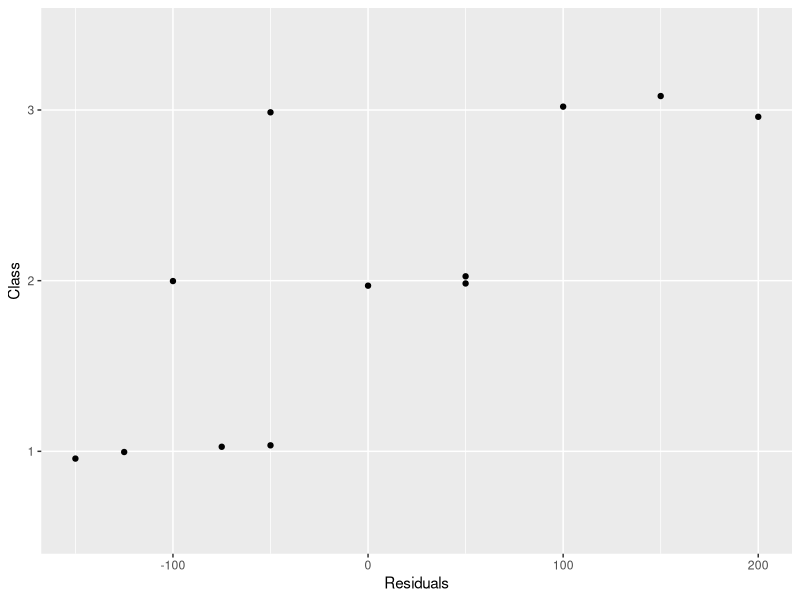
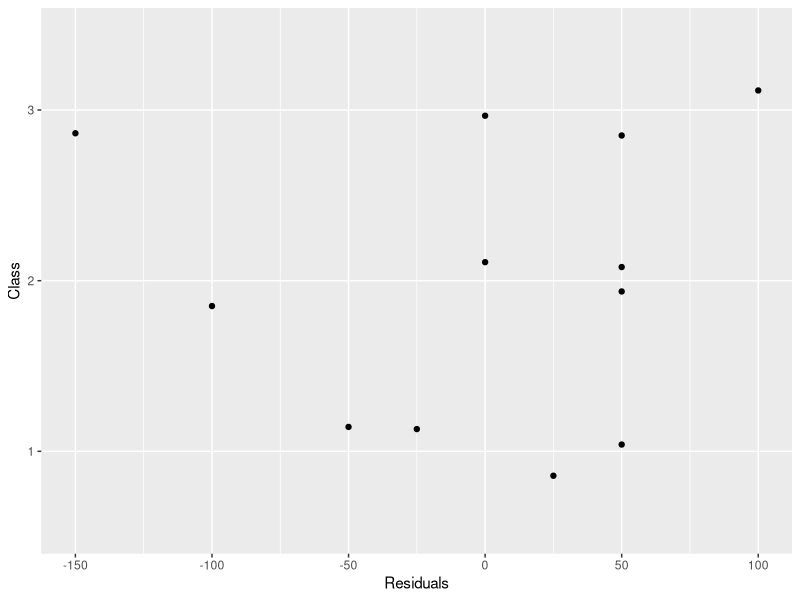
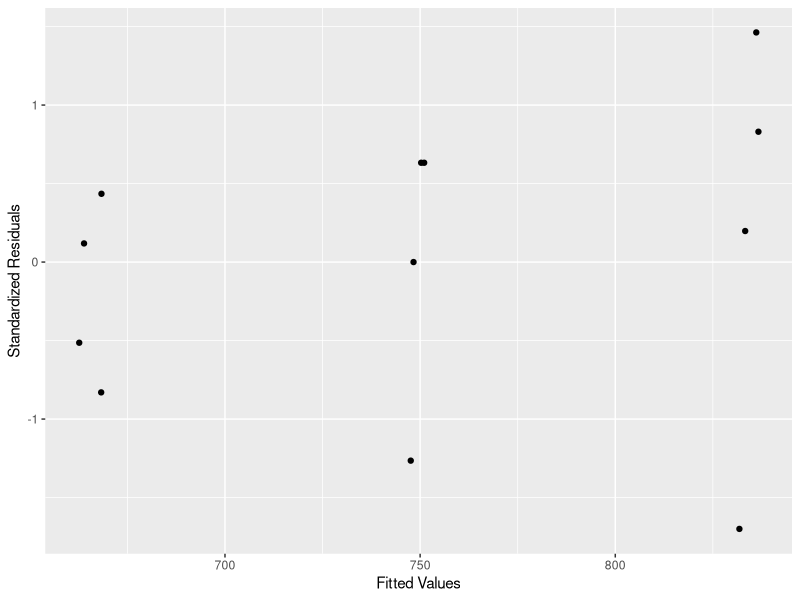
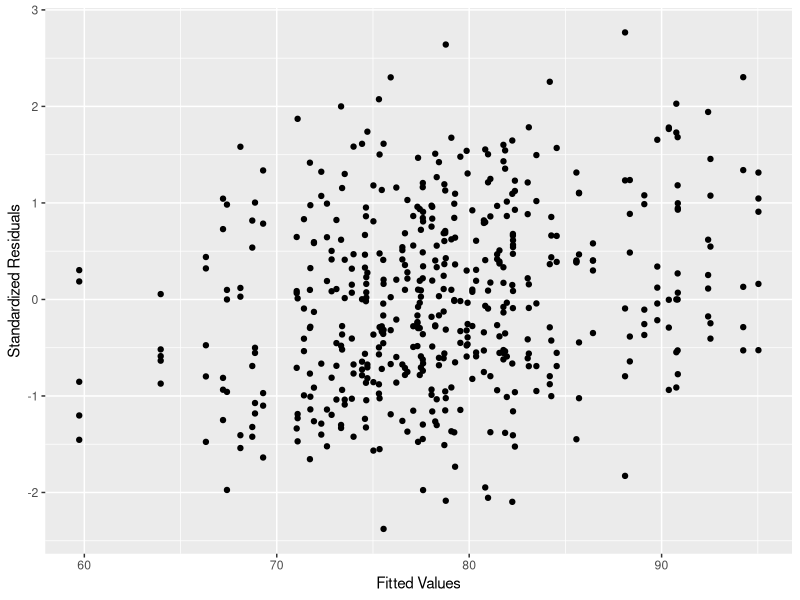
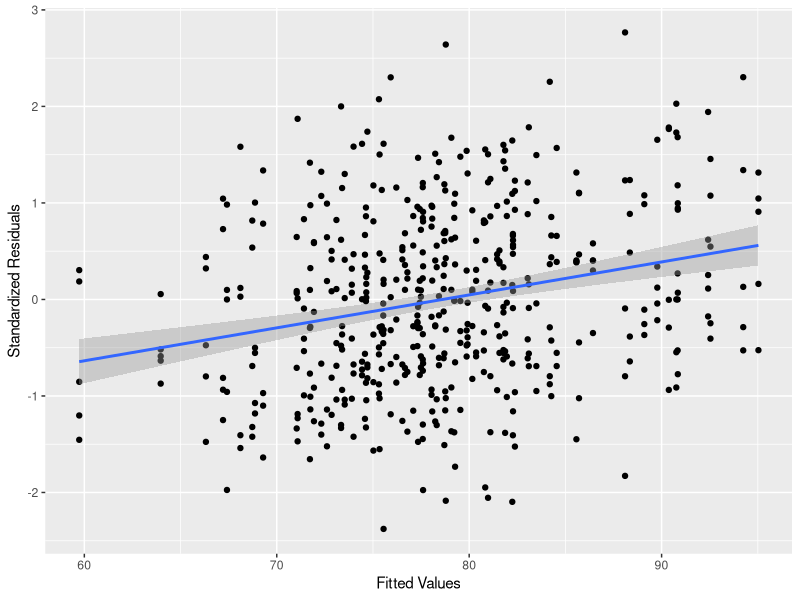
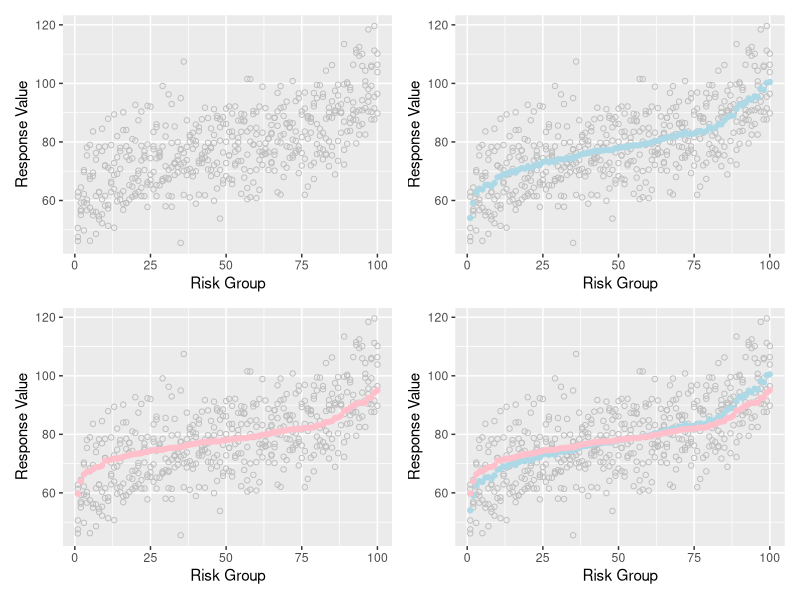
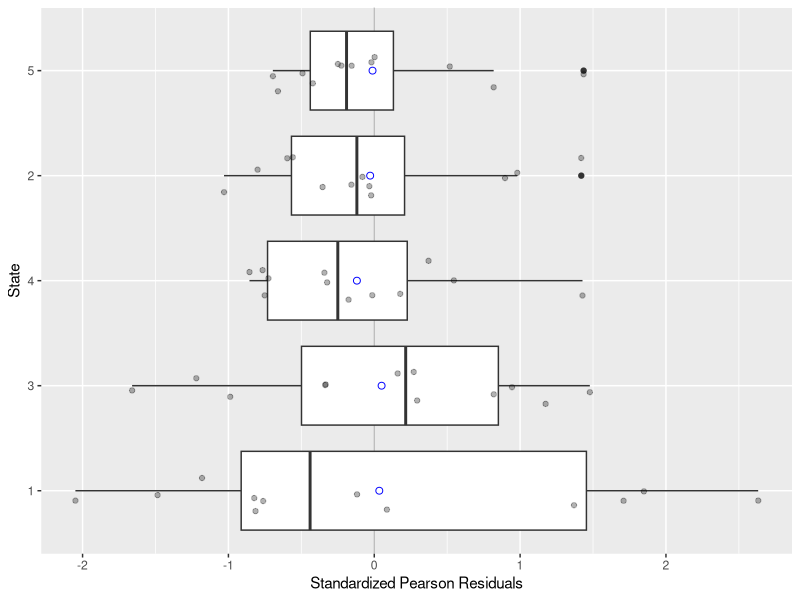
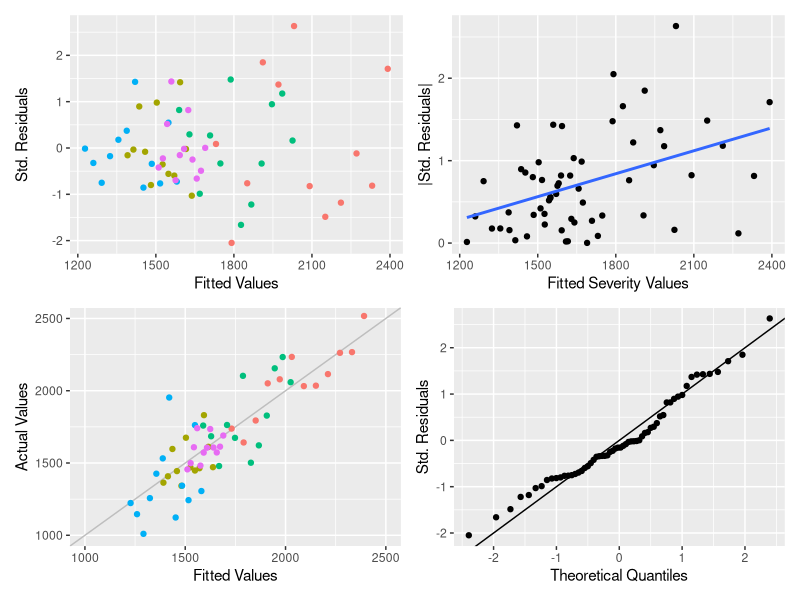

Reproduce these figures in R, in order.
## ---- chunk 1
#| include: false

library(tidyverse)
library(patchwork)
library(lme4)
library(mvtnorm)
## ---- chunk 2
dta <- tibble(class = factor(rep(1:3, each = 4),
                             levels = 1:3),
              time = rep(1:4, times = 3),
              value = c(625, 675, 600, 700,
                        750, 800, 650, 800,
                        900, 700, 850, 950))
## ---- chunk 3
BB.null.lm <- lm(value ~ 1,
                 data = dta)
(sBB.null.lm <- summary(BB.null.lm))
## ---- chunk 4
#| echo: true

dta$res.null <- resid(BB.null.lm)
## ---- chunk 5
#| label: fig-BB-null-ols-residuals
#| fig-cap: "Ordinary least squares residuals for the balanced B&uuml;hlmann example data. Note that the residuals for class #1 all have the same sign and nearly all points for class #3 also have the same sign. We introduced a slight amount of vertical jittering to avoid over plotting a pair of residuals."

ggplot(data = dta,
       mapping = aes(x = res.null,
                     y = class)) +
  geom_jitter(width = 0, height = 0.1) +
  labs(x = "Residuals",
       y = "Class")
## ---- chunk 6
BB.class.lm <- lm(value ~ class - 1,
                  data = dta)
(sBB.class.lm <- summary(BB.class.lm))
## ---- chunk 7
#| echo: true

dta$res.class <- resid(BB.class.lm)
## ---- chunk 8
#| label: fig-BB-class-ols-residuals
#| fig-cap: "Ordinary least squares residuals for the balanced B&uuml;hlmann example data with a mean estimate for each class. Note that now all the residuals are centered around zero. We introduced a slight amount of vertical jittering to avoid over plotting a pair of residuals."

ggplot(data = dta,
       mapping = aes(x = res.class,
                     y = class)) +
  geom_jitter(width = 0, height = 0.2) +
  labs(x = "Residuals",
       y = "Class")
## ---- chunk 9
BB.mx <- lmer(value ~ 1 + (1 | class),
              data = dta)
## ---- chunk 10
(sBB.mx <- summary(BB.mx))
## ---- chunk 11
round(ranef(BB.mx)$class, 3)
## ---- chunk 12
dta$mu.mx <- fitted(BB.mx)
dta$sres.mx <- resid(BB.mx, type = "pearson", scaled = TRUE)
## ---- chunk 13
#| label: fig-BB-mixed-standardized-residuals
#| fig-cap: "Standardized residuals for the balanced B&uuml;hlmann data fitted with the mixed model. Note that all residuals are within 1.5 standard deviations from zero.  We added a bit of horizontal jittering to avoid over plotting a pair of residuals."

ggplot(data = dta,
       mapping = aes(x = mu.mx,
                     y = sres.mx)) +
  geom_jitter(width = 3, height = 0) +
  labs(x = "Fitted Values",
       y = "Standardized Residuals")
## ---- chunk 14
#| include: false

rm(list = c(ls(pattern = "s*BB"), "dta"))
## ---- chunk 15
bs.dta <- read_csv("BS-simulated-data.csv",
                   col_types = "fdd")
## ---- chunk 16
BS.mx <- lmer(X.jt ~ 1 + (1 | risk),
              data = bs.dta,
              weights = W.jt)
## ---- chunk 17
(sBS.mx <- summary(BS.mx))
## ---- chunk 18
round(ranef(BS.mx)$risk[1:20,1], 3)
## ---- chunk 19
round(fixef(BS.mx) + ranef(BS.mx)$risk[1:20, 1], 3)
## ---- chunk 20
bs.dta$mu.mx <- fitted(BS.mx)
bs.dta$sres.mx <- resid(BS.mx, type = "pearson", scaled = TRUE)
## ---- chunk 21
#| label: fig-BS-FV-vs-SR
#| fig-cap: "Diagnostic plot for the linear mixed model with random intercepts fitted to the simulated B&uuml;hlmann-Straub data. All the standardized residuals are within 2.5 standard deviations from the origin. The overall impression is that of a random cloud of points."

ggplot(data = bs.dta,
       mapping = aes(x = mu.mx,
                     y = sres.mx)) +
  geom_point() + 
  labs(x = "Fitted Values",
       y = "Standardized Residuals")
## ---- chunk 22
BS.lm <- lm(sres.mx ~ mu.mx,
            data = bs.dta)
(sBS.lm <- summary(BS.lm))
## ---- chunk 23
#| message: false

ggplot(data = bs.dta,
       mapping = aes(x = mu.mx,
                     y = sres.mx)) +
  geom_point() +
  geom_smooth(method = "lm") +
  labs(x = "Fitted Values",
       y = "Standardized Residuals")
## ---- chunk 24
#| include: false

rsk <- bs.dta %>%
  group_by(risk) %>%
  summarize(W.jb = sum(W.jt),
            X.bar.j = sum(W.jt * X.jt) / sum(W.jt),
            mu.j = first(mu.mx))
rsk$mu.rnk <- rank(rsk$mu.j)
dtb <- left_join(bs.dta, rsk, by = "risk")
## ---- chunk 25
#| label: fig-BS-shrinkage-effect
#| fig-cap: "The top-left panel shows the simulated B&uuml;hlmann-Straub data where the risk groups have been ordered from smallest fitted value to largest. The fitted values come from the linear mixed model and coincide with the credibility weighted values. The top-right panel shows the fitted values and the bottom-left panel shows the average response value for each risk group. The bottom-right panel combines all three panels.  Note that the fitted values have been shrunk towards the overall mean value of approximately 80."

p1 <- ggplot(data = dtb,
             mapping = aes(x = mu.rnk,
                           y = X.jt)) + 
  geom_point(color = "gray", pch = 1) + 
  labs(x = "Risk Group",
       y = "Response Value")

p2 <- p1 + geom_point(data = rsk,
                      mapping = aes(x = mu.rnk,
                                    y = X.bar.j),
                      color = "lightblue")

p3 <- p1 + geom_point(data = rsk,
                      mapping = aes(x = mu.rnk,
                                    y = mu.j),
                      color = "pink")

p4 <- p2 + geom_point(data = rsk,
                      mapping = aes(x = mu.rnk,
                                    y = mu.j),
                      color = "pink")

(p1 + p2) / (p3 + p4)
## ---- chunk 26
#| include: false

rm(list = ls(pattern = "s*[Bb][Ss]"))
rm(list = ls(pattern = "p+"))
rm(rsk, dtb)
## ---- chunk 27
hm.dta <- read_csv("hachemeister-data.csv",
                   col_types = "fidd")
## ---- chunk 28
hm.mixed.1 <- lmer(severity ~ time + (time | state),
                   data = hm.dta,
                   weights = claims/1000)
## ---- chunk 29
summary(hm.mixed.1)
## ---- chunk 30
print(VarCorr(hm.mixed.1), comp = "Variance")
## ---- chunk 31
eigen(VarCorr(hm.mixed.1)$state)$value
## ---- chunk 32
hm.mixed.2 <- lmer(severity ~ time + (1 | state) + (0 + time | state),
                   data = hm.dta,
                   weights = claims/1000)
summary(hm.mixed.2)
## ---- chunk 33
ranef(hm.mixed.2)$state
## ---- chunk 34
round(fixef(hm.mixed.2) + t(as.matrix(ranef(hm.mixed.2)$state)), 2)
## ---- chunk 35
CG <- with(hm.dta,
           tapply(time * claims, state, sum) /
             tapply(claims, state, sum))
hm.dta$ctime <- hm.dta$time - CG[hm.dta$state]
rm(CG)
## ---- chunk 36
hm.mixed.3 <- lmer(severity ~ ctime + (1 | state) + (0 + ctime | state),
                   data = hm.dta,
                   weights = claims/1000)
summary(hm.mixed.3)
## ---- chunk 37
round(fixef(hm.mixed.3) + t(as.matrix(ranef(hm.mixed.3)$state)), 2)
## ---- chunk 38
#| echo: true

hm.dta$mu <- fitted(hm.mixed.3)
hm.dta$rPS <- resid(hm.mixed.3, 
                    type = "pearson", 
                    scaled = TRUE)
iqr <- tapply(hm.dta$rPS, hm.dta$state, 
              function(x) diff(quantile(x, c(0.25, 0.75))))
o.iqr <- order(iqr, decreasing = TRUE)
hm.dta$state.iqr <- fct_relevel(hm.dta$state,
                                levels(hm.dta$state)[o.iqr])
rm(iqr, o.iqr)
## ---- chunk 39
#| echo: true
#| label: fig-hm-mixed-3-boxplot-within-residuals
#| fig-cap: "Boxplots and underlying data of standardized residuals for the `hm.mixed.3` model. The large blue circle is the average value of the residuals. The states have been ordered by the size of the interquartile range of their residuals."

ggplot(data = hm.dta,
       mapping = aes(x = rPS,
                     y = state.iqr)) +
  geom_vline(xintercept = 0, color = "gray") +
  geom_boxplot() +
  geom_jitter(height = 0.2,
              alpha = 0.3) +
  stat_summary(fun = mean,
               geom = "point", pch = 1,
               color = "blue", size = 2) +
  labs(x = "Standardized Pearson Residuals",
       y = "State")
## ---- chunk 40
#| echo: true
#| message: false
#| label: fig-hm-mixed-3-diagnostic-plots
#| fig-cap: "Diagnostic plots for the `hm.mixed.3` model."

p1 <- ggplot(data = hm.dta,
       mapping = aes(x = mu,
                     y = rPS,
       color = state)) +
  geom_point() +
  labs(x = "Fitted Values",
       y = "Std. Residuals") +
  theme(legend.position = "none")

p2 <- ggplot(data = hm.dta,
       mapping = aes(x = mu,
                     y = abs(rPS))) +
  geom_point() +
  geom_smooth(method = "lm",
              se = FALSE) +
  labs(x = "Fitted Severity Values",
       y = "|Std. Residuals|") +
  theme(legend.position = "none")

p3 <- ggplot(data = hm.dta,
       mapping = aes(x = mu,
                     y = severity,
                     color = state)) +
  geom_abline(intercept = 0, slope = 1,
              color = "gray") +
  geom_point() +
  coord_cartesian(xlim = c(1000, 2500),
                  ylim = c(1000, 2500)) +
  labs(x = "Fitted Values",
       y = "Actual Values") +
  theme(legend.position = "none")

p4 <- ggplot(data = hm.dta,
       mapping = aes(sample = rPS)) +
  geom_qq() +
  geom_abline(slope = 1, intercept = 0) +
  labs(x = "Theoretical Quantiles",
       y = "Std. Residuals") +
  theme(legend.position = "none")

(p1 + p2) / (p3 + p4)
rm(list = ls(pattern = "p+"))
## ---- chunk 41
#| include: false

tbl <- pivot_longer(ranef(hm.mixed.3)$state,
                    cols = 1:2,
                    names_to = "term",
                    values_to = "estimate")
ta <- filter(tbl, term == "(Intercept)") 
ta <- ta[order(ta$estimate),]
ta$f.val <- (1:5 - 0.5) / 5
ta$qn <- qnorm(ta$f.val)
tb <- filter(tbl, term == "ctime")
tb <- tb[order(tb$estimate),]
tb$f.val <- (1:5 - 0.5) / 5
tb$qn <- qnorm(ta$f.val)
tbl <- bind_cols(rep(1:5, each = 2),
                 bind_rows(ta, tb))
rm(ta,tb)
## ---- chunk 42
#| echo: true
#| label: fig-hm-mixed-3-model-normal-plot-random-effects
#| fig-cap: "QQ-plots of the random effects for the Hachemeister `hm.mixed.3` model."

p1 <- ggplot(data = filter(tbl, term == "(Intercept)"),
             mapping = aes(x = estimate,
                           y = qn)) +
  geom_point() +
  labs(x = "Intercept Random Effects",
       y = "Std. Normal Quantiles")
p2 <- ggplot(data = filter(tbl, term == "ctime"),
             mapping = aes(x = estimate,
                           y = qn)) +
  geom_point() +
  labs(x = "ctime Random Effects",
       y = "Std. Normal Quantiles")
p1 + p2
rm(tbl, p1, p2)
## ---- chunk 43
#| include: false

f <- function(r, sig.1 = 266.15, sig.2 = 21.13, N = 500) {
  n <- length(r)
  l <- letters[1:n]

  g <- function(rd) {
    x <- rd * sig.1 * seq(-1, 1, length = N)
    y.up <- sig.2 * sqrt(round(rd^2 - (x / sig.1)^2,
                               digits = 9))
    tb <- tibble(x = x, y.up = y.up, y.dn = -y.up)
    return(tb)
  }
  tbs <- map(as.list(r), g)
  tbs <- map2(tbs, as.list(l),
              ~ bind_cols("gp" = .y, .x))
  ans <- reduce(tbs, bind_rows)
  return(ans)
}
tbs <- f(c(1,2))
rm(f)
## ---- chunk 44
#| echo: true
#| label: fig-hm-mixed-3-model-homogeneity-random-effects
#| fig-cap: "Scatter plot of estimated random effects for model `hm.mixed.3` along with contour lines that are 1 and 2 standard deviations away from the origin."

ggplot(data = tbs,
       mapping = aes(x = x,
                     group = gp)) +
  geom_line(mapping = aes(y = y.up), color = "gray") +
  geom_line(mapping = aes(y = y.dn), color = "gray") +
  geom_point(data = bind_cols(gp = "z",
                              ranef(hm.mixed.3)$state),
             mapping = aes(x = `(Intercept)`,
                           y = ctime,
                           gp = NULL)) +
  labs(x = "(Intercept)",
       y = "Centered Time")
rm(tbs)
## ---- chunk 45
crit.points <- sqrt(qchisq(c(0.68, 0.95), df = 2))
names(crit.points) <- c("68%", "95%")
crit.points
## ---- chunk 46
N <- 2000
mu <- c(0,0)
D <- matrix(c(70838, 0, 0, 446),
            nrow = 2, ncol = 2)
## ---- chunk 47
set.seed(12837)
z <- rmvnorm(N, mean = mu, sigma = D)
## ---- chunk 48
tb <- as.data.frame(z)
names(tb) <- c("x", "y")
tb$md <- apply(z, 1, function(z) sqrt(t(z - mu) %*% solve(D) %*% (z - mu)))
tb$md.bin.1 <- cut(tb$md, 
                   breaks = c(-Inf, 1, 2, Inf), 
                   labels = c("d < 1", "1 <= d < 2", "d >= 2"))
tb$md.bin.2 <- cut(tb$md,
                   breaks = c(-Inf, crit.points, Inf),
                   labels =c("d < 1.509", "1.509 <= d < 2.448", "d >= 2.448"))
## ---- chunk 49
ggplot(data = tb,
       mapping = aes(x = x,
                     y = y,
                     color = md.bin.1)) +
  geom_point(alpha = 0.4) +
  labs(x = "Simulated Intercept Deviations",
       y = "Simulated Slope Deviations",
       color = "Distance")
## ---- chunk 50
xtabs( ~ md.bin.1, data = tb) / N
## ---- chunk 51
xtabs( ~ md.bin.2, data = tb) / N
## ---- chunk 52
#| include: false

rm(N, mu, D, z, tb, crit.points)
rm(list = ls(pattern = "hm.*"))
